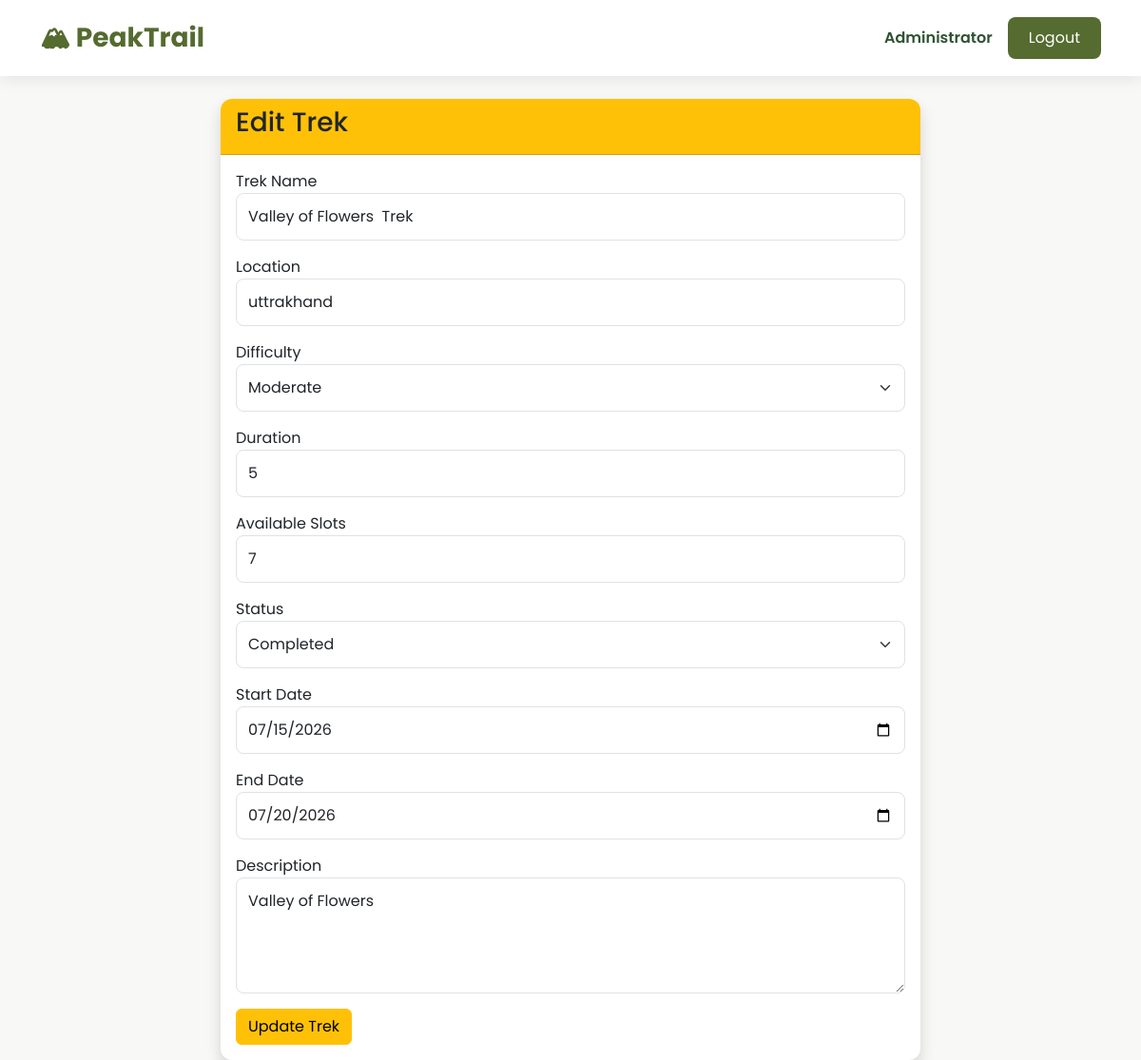
/admin/edit-trek/1 (signed in), run on an earlier commit of the app's database.
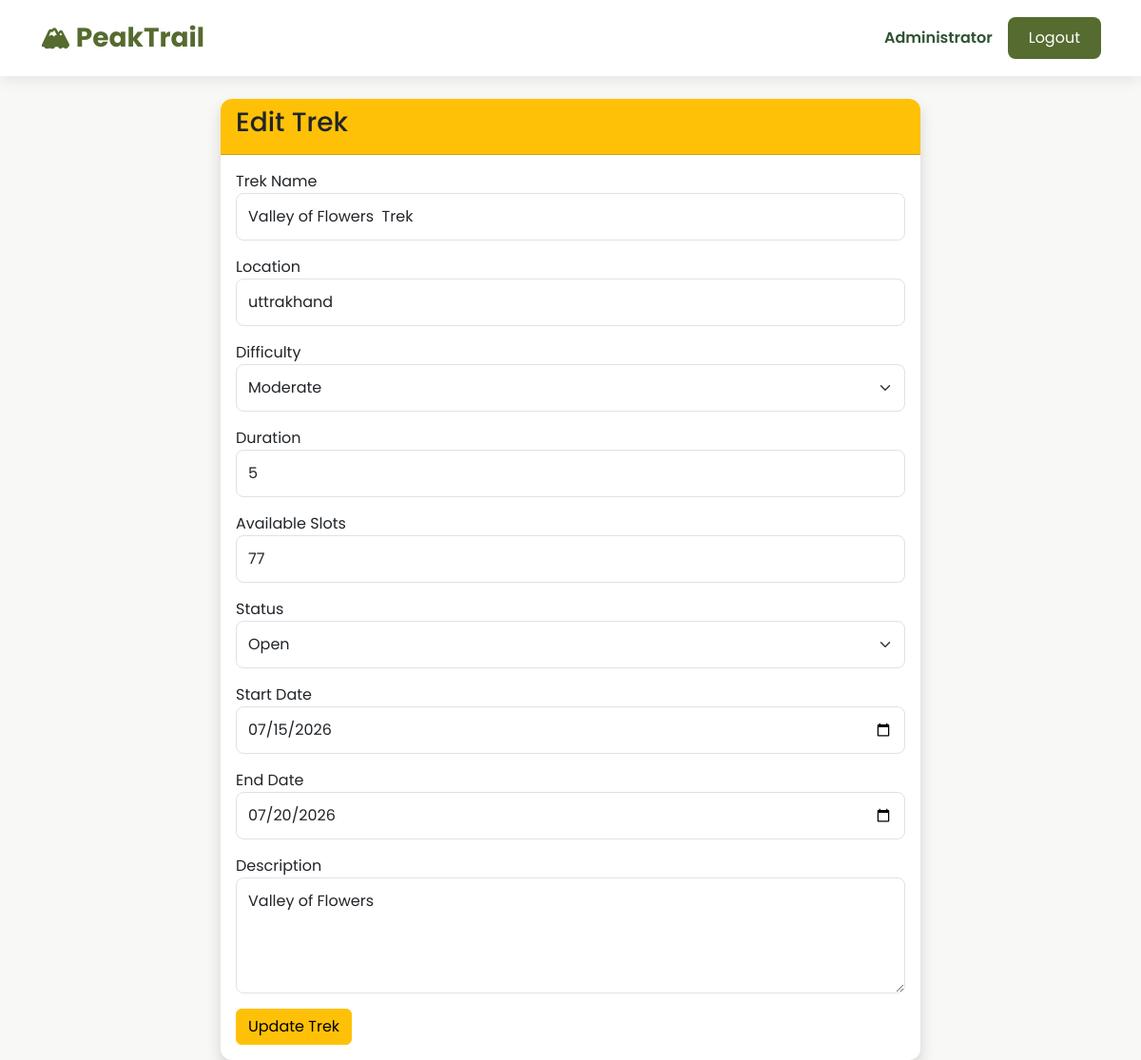
And on a later commit of the database.
### models/user.py (models this page shows, shortened)
class User(UserMixin, db.Model):
    __tablename__ = "users"
    id = db.Column(db.Integer, primary_key=True)
    name = db.Column(db.String(100), nullable=False)
    email = db.Column(db.String(120), unique=True, nullable=False)
    password = db.Column(db.String(255), nullable=False)
    role = db.Column(db.String(20), nullable=False)
    is_active = db.Column(db.Boolean, default=True)
    is_blacklisted = db.Column(db.Boolean, default=False)
    created_at = db.Column(db.DateTime, default=datetime.utcnow)
    bookings = db.relationship("Booking", backref="user", lazy=True)
    staff_profile = db.relationship(
        "StaffProfile",
        backref="user",
        uselist=False
    )

### models/trek.py (models this page shows, shortened)
class Trek(db.Model):
    __tablename__ = "treks"
    id = db.Column(db.Integer, primary_key=True)
    trek_name = db.Column(db.String(100), nullable=False)
    location = db.Column(db.String(100), nullable=False)
    image_url = db.Column(db.String(500))
    price = db.Column(
        db.Float,
        nullable=False,
        default=0
    )
    difficulty = db.Column(db.String(20), nullable=False)
    duration = db.Column(db.Integer, nullable=False)
    available_slots = db.Column(db.Integer, nullable=False)
    description = db.Column(db.Text)
    start_date = db.Column(db.Date, nullable=False)
    end_date = db.Column(db.Date, nullable=False)
    status = db.Column(
        db.String(20),
        default="Open"
    )
    assigned_staff_id = db.Column(
        db.Integer,
        db.ForeignKey("staff_profiles.id"),
        nullable=True
    )
    bookings = db.relationship(
        "Booking",
        backref="trek",
        lazy=True
    )

### routes/admin.py (the view, shortened to what this page needs)
@admin.route("/admin/edit-trek/<int:trek_id>", methods=["GET", "POST"])
@login_required
def edit_trek(trek_id):
    if not _admin_required():
        return redirect(url_for("home"))
    trek = Trek.query.get_or_404(trek_id)
    return render_template("admin/edit_trek.html", trek=trek)

### app.py (called while the page is built)
@login_manager.user_loader
def load_user(user_id):
    return User.query.get(int(user_id))

### routes/admin.py (called while the page is built)
def _admin_required():
    if current_user.role != "admin":
        flash("Access Denied!", "danger")
        return False
    return True

### templates/admin/edit_trek.html (shortened to what this page needs)
{% extends "base.html" %}
{% block content %}
<div class="row justify-content-center">
<div class="col-md-8">
<div class="card shadow">
<div class="card-header bg-warning">
<h3>Edit Trek</h3>
</div>
<div class="card-body">
<form method="POST">
<div class="mb-3">
<label>Trek Name</label>
<input
type="text"
class="form-control"
name="name"
value="{{ trek.trek_name }}"
required>
</div>
<div class="mb-3">
<label>Location</label>
<input
type="text"
class="form-control"
name="location"
value="{{ trek.location }}"
required>
</div>
<div class="mb-3">
<label>Difficulty</label>
<select
class="form-select"
name="difficulty">
<option {% if trek.difficulty=="Moderate" %}selected{% endif %}>Moderate</option>
</select>
</div>
<div class="mb-3">
<label>Duration</label>
<input
type="number"
class="form-control"
name="duration"
value="{{ trek.duration }}"
required>
</div>
<div class="mb-3">
<label>Available Slots</label>
<input
type="number"
class="form-control"
name="slots"
value="{{ trek.available_slots }}"
required>
</div>
<div class="mb-3">
<label>Status</label>
<select
class="form-select"
name="status">
<option {% if trek.status=="Open" %}selected{% endif %}>Open</option>
<option {% if trek.status=="Completed" %}selected{% endif %}>Completed</option>
</select>
</div>
<div class="mb-3">
<label>Start Date</label>
<input
type="date"
class="form-control"
name="start_date"
value="{{ trek.start_date }}"
required>
</div>
<div class="mb-3">
<label>End Date</label>
<input
type="date"
class="form-control"
name="end_date"
value="{{ trek.end_date }}"
required>
</div>
<div class="mb-3">
<label>Description</label>
<textarea
class="form-control"
name="description"
rows="4">{{ trek.description }}</textarea>
</div>
<button
class="btn btn-warning">
Update Trek
</button>
</form>
</div>
</div>
</div>
</div>
{% endblock %}

### templates/base.html (shortened to what this page needs)
<!DOCTYPE html>
<html lang="en">
<head>
    <link href="https://cdn.jsdelivr.net/npm/bootstrap@5.3.3/dist/css/bootstrap.min.css" rel="stylesheet">
    <link rel="stylesheet" href="{{ url_for('static', filename='css/style.css') }}">
</head>
<body>
    <nav class="navbar navbar-expand-lg custom-navbar">
<div class="container">
{% if current_user.is_authenticated %}
    {% if current_user.role=="admin" %}
        <a class="navbar-brand fw-bold"
        href="{{ url_for('admin.dashboard') }}">
        🏔 PeakTrail
        </a>
    {% elif current_user.role=="staff" %}
        <a class="navbar-brand fw-bold"
        href="{{ url_for('staff.dashboard') }}">
        🏔 PeakTrail
        </a>
    {% elif current_user.role=="trekker" %}
        <a class="navbar-brand fw-bold"
        href="{{ url_for('trekker.dashboard') }}">
        🏔 PeakTrail
        </a>
    {% endif %}
{% else %}
<a class="navbar-brand fw-bold"
href="{{ url_for('home') }}">
🏔 PeakTrail
</a>
{% endif %}
<div class="ms-auto d-flex align-items-center">
{% if current_user.is_authenticated %}
<span class="welcome-text">
{{ current_user.name }}
</span>
<a href="{{ url_for('auth.logout') }}"
class="btn btn-custom ms-3">
Logout
</a>
{% endif %}
</div>
</div>
</nav>
    <div class="container mt-4">
        {% block content %}
        {% endblock %}
    </div>
</body>
</html>

### static/css/style.css (style rules this page uses)
:root { --primary:#556B2F; --secondary:#2F5233; --accent:#F5F1E8; --background:#F8F8F6; --text:#2D2D2D; }
body { font-family:'Poppins',sans-serif; background:var(--background); color:var(--text); }
.custom-navbar { background:white; box-shadow:0 4px 15px rgba(0,0,0,.08); padding:14px; }
.navbar-brand { color:var(--primary)!important; font-size:28px; }
.welcome-text { font-weight:600; color:var(--secondary); }
.card { border:none; border-radius:12px; overflow:hidden; transition:.3s; box-shadow:0 5px 18px rgba(0,0,0,.08); }
.btn-custom { background:var(--primary); color:white; border:none; border-radius:8px; padding:10px 22px; transition:.3s; }
.form-control, .form-select { border-radius:8px; padding:12px; }

What changed in the data, as far as the page shows it:
changed Trek "Valley of Flowers Trek": slots "7" → "77"; status "Completed" → "Open"
